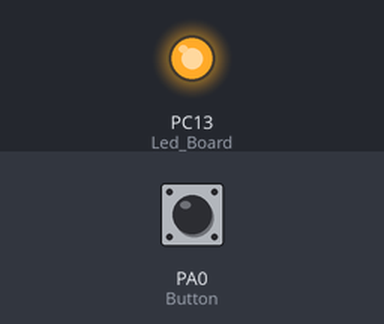
This sketch was run on a simulated STM32 Blue Pill. Shown: output pins drawn as LEDs (lit = HIGH). The test bench sets the inputs (shaded band); at power-on: PA0 (Button) HIGH. What the sketch prints to the serial monitor is not drawn.

Above: at 1.2 s.
1.3 s: PA0 (Button) pulled LOW for 0.15 s
At 1.37 s:
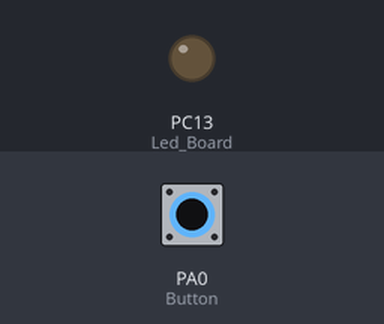
2.9 s: PA0 (Button) pulled LOW for 3.2 s
At 7.1 s:
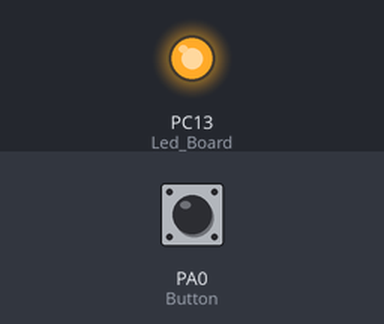
Timing chart, 0 to 8.6 s (numbered marks = the images above; inputs shaded):
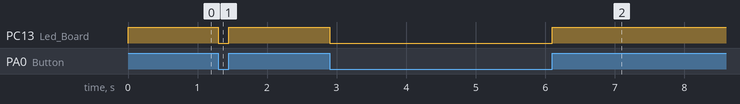

Measured:
- after the input at 1.3 s, PC13 (Led_Board): HIGH → LOW at once, → HIGH 0.15 s later
- after the input at 2.9 s, PC13 (Led_Board): HIGH → LOW at once, → HIGH 3.2 s later

The sketch:

Led_Button_STM32.ino
```cpp
const int Led_Board = PC13;
const int Button = PA0;
int Button_Read;
void setup() {
  Serial.begin(115200);
  pinMode(Button, INPUT_PULLUP);
  pinMode(Led_Board, OUTPUT);
}

void loop() {
  Button_Read = digitalRead(Button);
  if (Button_Read == 0) {
    digitalWrite(Led_Board, LOW);
  }
  else {
    digitalWrite(Led_Board, HIGH);
  }
  Serial.println(Button_Read);
}
```
